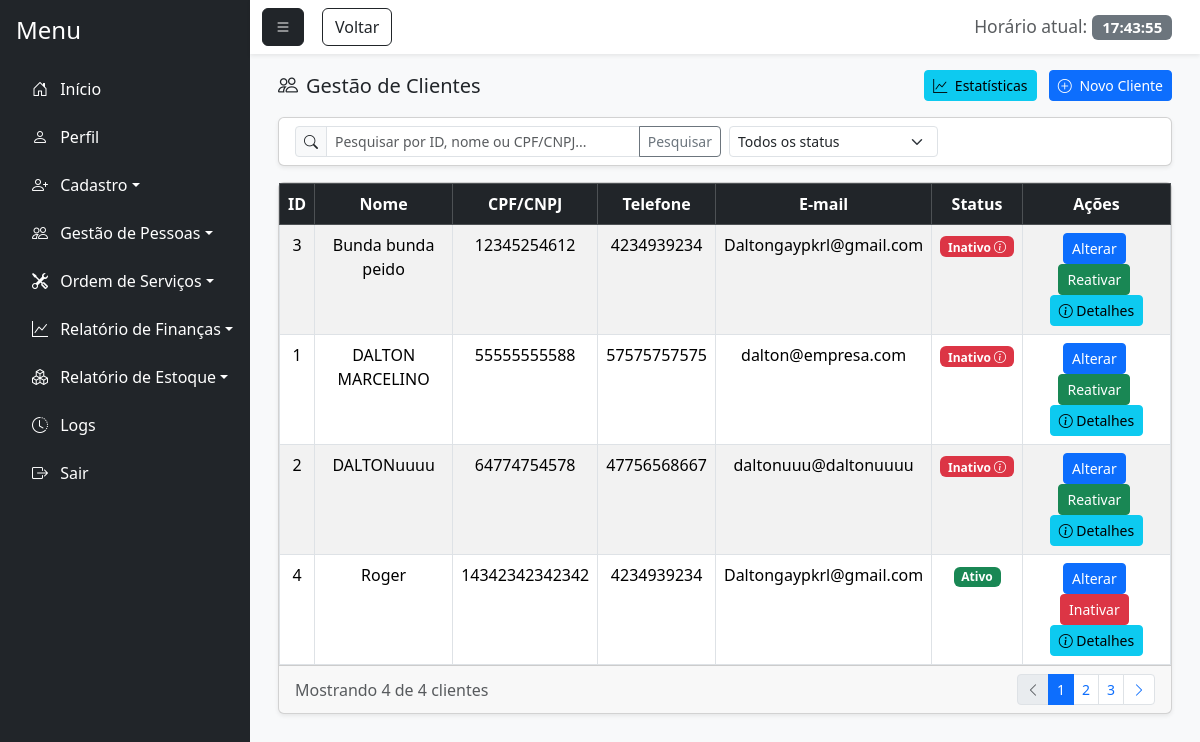
/gestao_cliente.php (signed in), run on an earlier commit of the app's database.
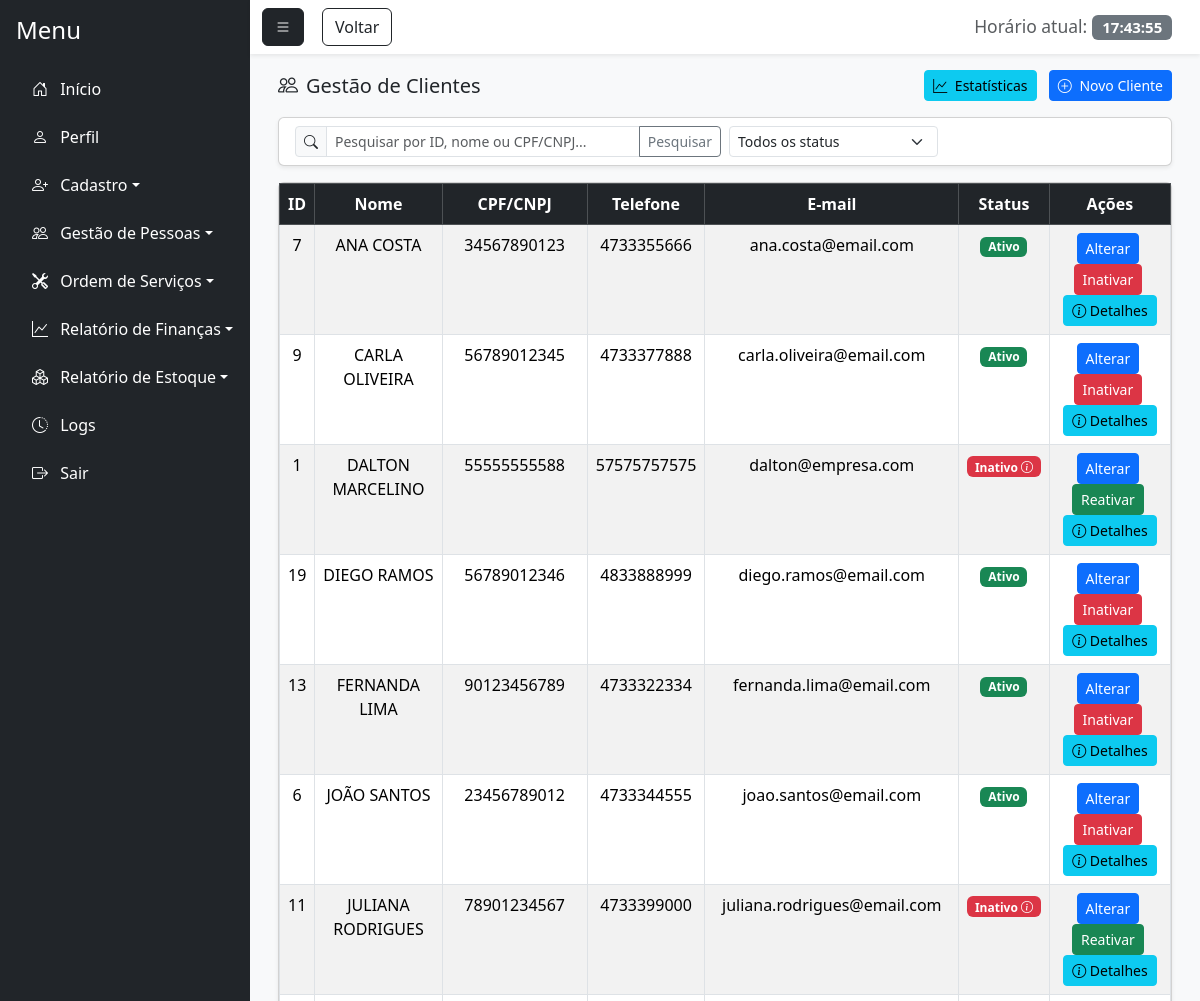
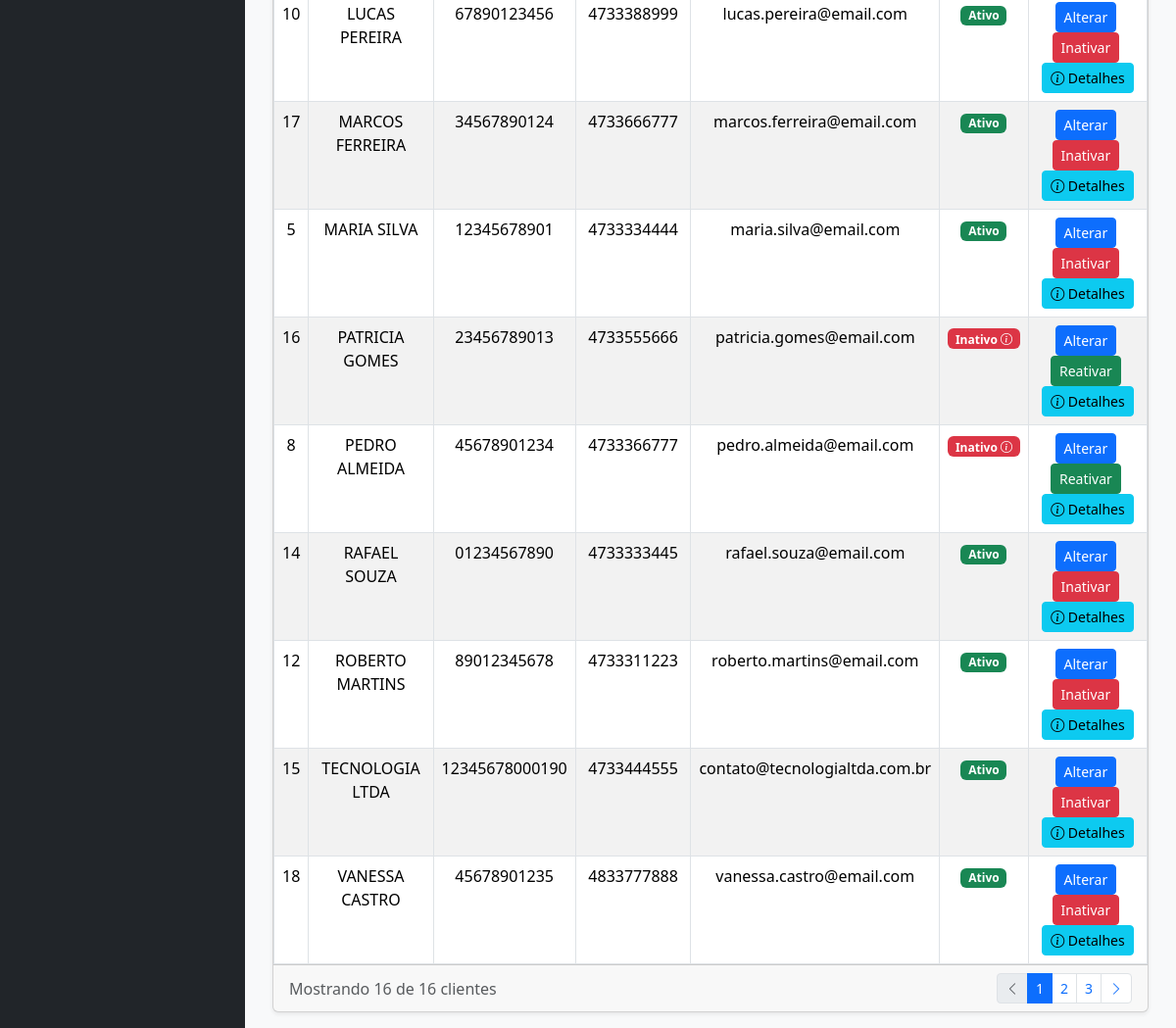
And on a later commit of the database (2 pictures, top to bottom).
### tables this page shows
CREATE TABLE `cliente` (
  `id_cliente` int(11) NOT NULL,
  `id_funcionario` int(11) NOT NULL,
  `nome_cliente` varchar(100) NOT NULL,
  `cpf_cnpj` varchar(20) NOT NULL,
  `endereco` varchar(255) DEFAULT NULL,
  `bairro` varchar(100) DEFAULT NULL,
  `cep` varchar(15) DEFAULT NULL,
  `cidade` varchar(100) DEFAULT NULL,
  `estado` varchar(50) DEFAULT NULL,
  `telefone` varchar(20) DEFAULT NULL,
  `email` varchar(100) DEFAULT NULL,
  `status` enum('Ativo','Inativo') DEFAULT 'Ativo',
  `data_inatividade` date DEFAULT NULL,
  `observacao_inatividade` text DEFAULT NULL
);

### gestao_cliente.php (the view, shortened to what the changed rows need)
<?php
    require_once 'php/permissoes.php';
    require_once 'php/estatisticas.php';
        $sql = "SELECT
        c.id_cliente,
        c.nome_cliente,
        c.cpf_cnpj,
        c.endereco,
        c.bairro,
        c.cidade,
        c.estado,
        c.telefone,
        c.email,
        c.status,
        c.data_inatividade,
        c.observacao_inatividade,
        f.nome_funcionario
        FROM cliente c
        LEFT JOIN funcionario f ON c.id_funcionario = f.id_funcionario";
    $sql .= " ORDER BY c.nome_cliente ASC";
    $stmt = $pdo->prepare($sql);
    $stmt->execute();
    $clientes = $stmt->fetchAll(PDO::FETCH_ASSOC);
?>
<!DOCTYPE html>
<html lang="pt-BR">
<head>
    <link href="https://cdn.jsdelivr.net/npm/bootstrap@5.3.7/dist/css/bootstrap.min.css" rel="stylesheet">
    <link rel="stylesheet" href="https://cdn.jsdelivr.net/npm/bootstrap-icons@1.11.1/font/bootstrap-icons.css">
    <link href="https://cdn.jsdelivr.net/npm/bootstrap-icons@1.11.1/font/bootstrap-icons.css" rel="stylesheet">
</head>
<body class="bg-light">
    <div class="d-flex vh-100 bg-light">
        <div class="flex-grow-1 d-flex flex-column">
            <div class="flex-grow-1 p-3" style="overflow-y: auto;">
                <div class="container-fluid">
                    <div class="card shadow-sm">
                        <div class="card-body p-0">
                            <div class="table-responsive">
                                <?php if(!empty($clientes)): ?>
                                    <table class="table table-striped table-hover table-bordered mb-0">
                                        <thead class="table-dark">
                                            <tr>
                                                <th><center>ID</center></th>
                                                <th><center>Nome</center></th>
                                                <th><center>CPF/CNPJ</center></th>
                                                <th><center>Telefone</center></th>
                                                <th><center>E-mail</center></th>
                                                <th><center>Status</center></th>
                                                <th class="text-center">Ações</th>
                                            </tr>
                                        </thead>
                                        <tbody>
                                            <?php foreach($clientes as $cliente): ?>
                                                <tr>
                                                    <td><center><?=htmlspecialchars($cliente['id_cliente'])?></center></td>
                                                    <td><center><?=htmlspecialchars($cliente['nome_cliente'])?></center></td>
                                                    <td><center><?=htmlspecialchars($cliente['cpf_cnpj'])?></center></td>
                                                    <td><center><?=htmlspecialchars($cliente['telefone'])?></center></td>
                                                    <td><center><?=htmlspecialchars($cliente['email'])?></center></td>
                                                    <td>
                                                        <center>
                                                            <?php if($cliente['status'] == 'Ativo'): ?>
                                                                <span class="badge bg-success">Ativo</span>
                                                            <?php else: ?>
                                                                <span class="badge bg-danger badge-details" onclick="mostrarDetalhesCliente(<?=htmlspecialchars($cliente['id_cliente'])?>)">
                                                                    Inativo <i class="bi bi-info-circle"></i>
                                                                </span>
                                                            <?php endif; ?>
                                                        </center>
                                                    </td>
                                                    <td class="text-center">
                                                        <a href="#" class="btn btn-sm btn-primary me-1" onclick="carregarDadosCliente(<?=htmlspecialchars($cliente['id_cliente'])?>)">Alterar</a>
                                                        <?php if($cliente['status'] == 'Ativo'): ?>
                                                            <a href="inativar_cliente.php?id=<?=htmlspecialchars($cliente['id_cliente'])?>" class="btn btn-sm btn-danger me-1">Inativar</a>
                                                        <?php else: ?>
                                                            <a href="gestao_cliente.php?id=<?=htmlspecialchars($cliente['id_cliente'])?>&acao=reativar" class="btn btn-sm btn-success me-1" onclick="return confirm('Tem certeza que deseja reativar este cliente?')">Reativar</a>
                                                        <?php endif; ?>
                                                        <button class="btn btn-sm btn-info" onclick="mostrarDetalhesCliente(<?=htmlspecialchars($cliente['id_cliente'])?>)">
                                                            <i class="bi bi-info-circle"></i> Detalhes
                                                        </button>
                                                    </td>
                                                </tr>
                                            <?php endforeach;?>
                                        </tbody>
                                    </table>
                                <?php else: ?><br>
                                    <center><p>Nenhum cliente encontrado.</p></center>
                                <?php endif; ?>
                            </div>
                        </div>
                        <div class="card-footer py-2">
                            <div class="d-flex justify-content-between align-items-center">
                                <div>
                                    <span class="text-muted">Mostrando <?= count($clientes) ?> de <?= count($clientes) ?> clientes</span>
                                </div>
                            </div>
                        </div>
                    </div>
                </div>
            </div>
</body>
</html>

### php/permissoes.php (shortened to what the changed rows need)
<?php
$permissoes = [
    1 => [
        "Início" => ["principal.php"],
        "Perfil" => ["perfil.php"],
        "Cadastro" => [
            "cadastro_usuario.php", "cadastro_cliente.php", "cadastro_funcionario.php",
            "cadastro_fornecedor.php", "cadastro_pecas.php"
        ],
        "Gestão de Pessoas" => [
            "gestao_usuario.php", "gestao_cliente.php", "gestao_funcionario.php",
            "gestao_fornecedor.php"
        ],
        "Ordem de Serviços" => ["nova_ordem.php", "consultar_ordem.php", "pagamento.php"],
        "Relatório de Finanças" => ["relatorio_despesas.php", "relatorio_lucro.php"],
        "Relatório de Estoque" => [
            "relatorio_saida.php", "relatorio_pecas_estoque.php"
        ],
        "Logs" => ["logs.php"],
    ],
    2 => [
        "Início" => ["principal.php"],
        "Perfil" => ["perfil.php"],
        "Cadastro" => [
            "cadastro_cliente.php", "cadastro_funcionario.php",
            "cadastro_fornecedor.php", "cadastro_pecas.php"
        ],
        "Gestão de Pessoas" => ["gestao_cliente.php"],
        "Ordem de Serviços" => ["nova_ordem.php", "consultar_ordem.php", "pagamento.php"],
        "Relatório de Estoque" => [
            "relatorio_saida.php", "relatorio_pecas_estoque.php"
        ],
    ],
    3 => [
        "Início" => ["principal.php"],
        "Perfil" => ["perfil.php"],
        "Cadastro" => ["cadastro_cliente.php"],
        "Gestão de Pessoas" => ["gestao_cliente.php"],
        "Ordem de Serviços" => ["nova_ordem.php", "consultar_ordem.php", "pagamento.php"],
    ],
    4 => [
        "Início" => ["principal.php"],
        "Perfil" => ["perfil.php"],
        "Cadastro" => ["cadastro_pecas.php"],
        "Ordem de Serviços" => ["nova_ordem.php", "consultar_ordem.php", "pagamento.php"],
        "Relatório de Estoque" => [
            "relatorio_saida.php", "relatorio_pecas_estoque.php"
        ],
    ],
];
$id_perfil = $_SESSION['perfil'];
$opcoes_menu = isset($permissoes[$id_perfil]) ? $permissoes[$id_perfil] : [];
$icones_menu = [
    "Início" => "bi-house-door",
    "Perfil" => "bi-person",
    "Cadastro" => "bi-person-plus",
    "Gestão de Pessoas" => "bi-people",
    "Ordem de Serviços" => "bi-tools",
    "Relatório de Finanças" => "bi-graph-up",
    "Relatório de Estoque" => "bi-boxes",
    "Logs" => "bi-clock-history"
];
function formatarNomeExibicao($nomeArquivo) {
    $nome = basename($nomeArquivo, ".php");
    $prefixos = ['cadastro_', 'gestao_', 'relatorio_'];
    foreach ($prefixos as $prefixo) {
        if (strpos($nome, $prefixo) === 0) {
            $nome = substr($nome, strlen($prefixo));
            break;
        }
    }
    $nome = str_replace("_", " ", $nome);
    $nome = ucwords($nome);
    return $nome;
}
$ids = [
    "principal.php" => "menu-inicio",
    "perfil.php" => "menu-perfil",
    "cadastro_usuario.php" => "cadastro_usuario",
    "cadastro_cliente.php" => "cadastro_cliente",
    "cadastro_funcionario.php" => "cadastro_funcionario",
    "cadastro_fornecedor.php" => "cadastro_fornecedor",
    "cadastro_pecas.php" => "cadastro_pecas",
    "gestao_usuario.php" => "menu-gestao-usuario",
    "gestao_cliente.php" => "menu-gestao-cliente",
    "gestao_funcionario.php" => "menu-gestao-funcionario",
    "gestao_fornecedor.php" => "menu-gestao-fornecedor",
    "nova_ordem.php" => "nova_ordem",
    "consultar_ordem.php" => "menu-consultar-ordem",
    "pagamento.php" => "menu-pagamento",
    "relatorio_despesas.php" => "menu-relatorio-despesas",
    "relatorio_lucro.php" => "menu-relatorio-lucro",
    "relatorio_saida.php" => "menu-relatorio-saida",
    "relatorio_pecas_estoque.php" => "menu-relatorio-pecas",
    "logs.php" => "menu-logs"
];
function obterIdManual($arquivo) {
    global $ids;
    return isset($ids[$arquivo]) ? $ids[$arquivo] : 'menu-' . basename($arquivo, '.php');
}
function gerarMenu($opcoes_menu, $icones_menu) {
    $html = '';
    foreach ($opcoes_menu as $categoria => $arquivos) {
        $icone = isset($icones_menu[$categoria]) ? $icones_menu[$categoria] : "bi-circle";
        if (count($arquivos) > 1) {
            $html .= '<li class="nav-item mb-2 dropdown">';
            $html .= '<a class="nav-link text-white dropdown-toggle" href="#" id="menu-' . strtolower(str_replace(' ', '-', $categoria)) . '" role="button" data-bs-toggle="dropdown" aria-expanded="false">';
            $html .= '<i class="bi ' . $icone . ' me-2"></i> ' . $categoria;
            $html .= '</a>';
            $html .= '<ul class="dropdown-menu dropdown-menu-dark" aria-labelledby="menu-' . strtolower(str_replace(' ', '-', $categoria)) . '">';
            foreach ($arquivos as $arquivo) {
                $nomeExibicao = formatarNomeExibicao($arquivo);
                $html .= '<li><a class="dropdown-item" id="' . obterIdManual($arquivo) . '" href="' . $arquivo . '">' . $nomeExibicao . '</a></li>';
            }
            $html .= '</ul>';
            $html .= '</li>';
        } else {
            $html .= '<li class="nav-item mb-2">';
            $html .= '<a id="' . obterIdManual($arquivos[0]) . '" href="' . $arquivos[0] . '" class="nav-link text-white">';
            $html .= '<i class="bi ' . $icone . ' me-2"></i> ' . $categoria;
            $html .= '</a>';
            $html .= '</li>';
        }
    }
    return $html;
}
$menu_html = '
<nav id="sidebar" class="bg-dark text-white p-3" style="width: 250px;">
    <h4 class="mb-4">Menu</h4>
    <ul class="nav flex-column">
        ' . gerarMenu($opcoes_menu, $icones_menu) . '
        <li class="nav-item">
            <a id="menu-sair" href="php/logout.php" class="nav-link text-white"><i class="bi bi-box-arrow-right me-2"></i> Sair</a>
        </li>
    </ul>
</nav>
<script>
    document.getElementById("menu-toggle").addEventListener("click", function () {
        document.getElementById("sidebar").classList.toggle("d-none");
    });
    function updateClock() {
        const now = new Date();
        const timeString = now.toLocaleTimeString(\'pt-BR\');
        document.getElementById(\'liveClock\').textContent = timeString;
    }
    setInterval(updateClock, 1000);
    updateClock();
</script>
';
function exibirMenu() {
    global $menu_html;
    echo $menu_html;
}
?>

What changed in the data, as far as the page shows it:
removed cliente: id_cliente "3", nome_cliente "Bunda bunda peido", cpf_cnpj "12345254612", telefone "4234939234", email "Daltongaypkrl@gmail.com"
removed cliente: id_cliente "2", nome_cliente "DALTONuuuu", cpf_cnpj "64774754578", telefone "47756568667", email "daltonuuu@daltonuuuu"
removed cliente: id_cliente "4", nome_cliente "Roger", cpf_cnpj "14342342342342", telefone "4234939234", email "Daltongaypkrl@gmail.com", status "Ativo"
added cliente: id_cliente "7", nome_cliente "ANA COSTA", cpf_cnpj "34567890123", telefone "4733355666", email "ana.costa@email.com", status "Ativo"
added cliente: id_cliente "9", nome_cliente "CARLA OLIVEIRA", cpf_cnpj "56789012345", telefone "4733377888", email "carla.oliveira@email.com", status "Ativo"
added cliente: id_cliente "19", nome_cliente "DIEGO RAMOS", cpf_cnpj "56789012346", telefone "4833888999", email "diego.ramos@email.com", status "Ativo"
added cliente: id_cliente "13", nome_cliente "FERNANDA LIMA", cpf_cnpj "90123456789", telefone "4733322334", email "fernanda.lima@email.com", status "Ativo"
added cliente: id_cliente "6", nome_cliente "JOÃO SANTOS", cpf_cnpj "23456789012", telefone "4733344555", email "joao.santos@email.com", status "Ativo"
added cliente: id_cliente "11", nome_cliente "JULIANA RODRIGUES", cpf_cnpj "78901234567", telefone "4733399000", email "juliana.rodrigues@email.com"
added cliente: id_cliente "10", nome_cliente "LUCAS PEREIRA", cpf_cnpj "67890123456", telefone "4733388999", email "lucas.pereira@email.com", status "Ativo"
added cliente: id_cliente "17", nome_cliente "MARCOS FERREIRA", cpf_cnpj "34567890124", telefone "4733666777", email "marcos.ferreira@email.com", status "Ativo"
added cliente: id_cliente "5", nome_cliente "MARIA SILVA", cpf_cnpj "12345678901", telefone "4733334444", email "maria.silva@email.com", status "Ativo"
added cliente: id_cliente "16", nome_cliente "PATRICIA GOMES", cpf_cnpj "23456789013", telefone "4733555666", email "patricia.gomes@email.com"
added cliente: id_cliente "8", nome_cliente "PEDRO ALMEIDA", cpf_cnpj "45678901234", telefone "4733366777", email "pedro.almeida@email.com"
added cliente: id_cliente "14", nome_cliente "RAFAEL SOUZA", cpf_cnpj "01234567890", telefone "4733333445", email "rafael.souza@email.com", status "Ativo"
added cliente: id_cliente "12", nome_cliente "ROBERTO MARTINS", cpf_cnpj "89012345678", telefone "4733311223", email "roberto.martins@email.com", status "Ativo"
added cliente: id_cliente "15", nome_cliente "TECNOLOGIA LTDA", cpf_cnpj "12345678000190", telefone "4733444555", email "contato@tecnologialtda.com.br", status "Ativo"
added cliente: id_cliente "18", nome_cliente "VANESSA CASTRO", cpf_cnpj "45678901235", telefone "4833777888", email "vanessa.castro@email.com", status "Ativo"
Also different on the page:
count($clientes): "4" → "16"
